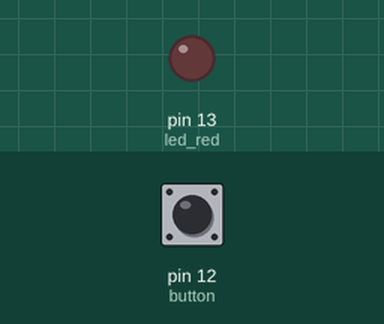
The sketch below on a simulated Arduino Uno, built with avr-gcc and run on an emulated ATmega328P. Parts: output pins drawn as LEDs (lit = HIGH). The test bench sets the inputs (shaded band); at power-on: pin 12 (button) LOW. What the sketch prints to the serial monitor is not drawn.

Above: at 0.8 s.
0.9 s: pin 12 (button) pulled HIGH for 0.15 s
At 1.3 s:
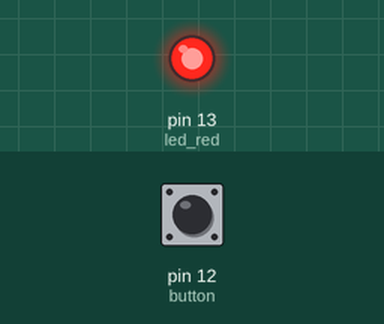
Timing chart, 0 to 7.4 s (numbered marks = the images above; inputs shaded):
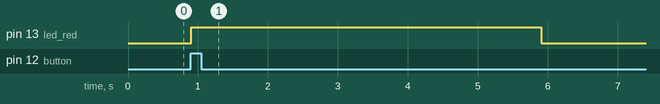

Measured:
- after the input at 0.9 s, pin 13 (led_red): LOW → HIGH at once, → LOW 5.0 s later

The sketch:

SC16A_Arduino_without_position_reporting.ino
```cpp
const char tx = 1;  //assign tx with pin 1 (transmit)
const char led_red = 13;  // assign led_red with pin 13
const char button = 12; //assign button as  pin 12
void setup()
{
 pinMode(button,INPUT); //set button (or pin 12) as input
 pinMode(tx, OUTPUT);  //set rx (or pin 0) as input
 pinMode(led_red, OUTPUT); //set led_red (or pin 13) as output
 Serial.begin(9600);  //initialize serial communication for UART with baudrate 9600 bps
 while(digitalRead(button));  //waiting button to be pressed
 while(!digitalRead(button));  //waiting button to be released
}

void loop()
{
  for(int count = 0; count < 16; count++)  //set 1st position, speed for all servo motor channels (servo motors), assignable speed value (0-63)
  {
     set_ch_pos_spd(count+1, 1250, 50);  //set position = 1250, speed = 50
  }
  digitalWrite(led_red,HIGH);  //led is on (indication)
  delay(5000);  //delay for a while  *(delay have to set longer for lower, because the servo motor require more time to reach its position)

  for(int count = 0; count < 16; count++)  //set 2nd position, speed for all servo motor channels (servo motors), assignable speed value (0-63)
  {
     set_ch_pos_spd(count+1, 150, 50);   //set position = 150, speed = 50
  }
  digitalWrite(led_red,LOW);  //led is off (indication)
  delay(5000); //delay for a while *(delay have to set longer for lower, because the servo motor require more time to reach its position)
}

void set_ch_pos_spd(unsigned char channel, unsigned int position, unsigned char velocity)
{
 /*****Position and Speed Command*****
 - 4 bytes involved
 - 1st byte: Start byte + Servo motor channel
   eg:
     0b 0 1 x x x x x x
      Start|Servo channel
       bit
 - 2 MSBs (01) is mode for position and speed command
 - the last xxxxxx can be assigned with value 1-32, where
   1 ---> select channel 1
   2 ---> select channel 2
   ....
   ....
   32 ---> select channel 32
 - 2nd byte: Position (High byte) higher 6-bit
   eg:
     0b 0 0 x x x x x x
 - the last xxxxxx can be assigned with value 0 - 63
 - 3nd byte: Position (Low byte) lower 6-bit
   eg:
     0b 0 0 x x x x x x
 - the last xxxxxx can be assigned with value 0 - 63
   **2nd byte and 3byte is the position value when combined together into 12 bits position
 - 4th byte: Speed (0-63)
   eg:
     0b 0 0 x x x x x x
 - the last xxxxxx can be assigned with value 0 - 63
 ************************************/
 unsigned char first_byte = 0;
 unsigned char high_byte = 0;
 unsigned char low_byte = 0;

 first_byte = 0b01000000 | channel;  //make up the 1st byte
 high_byte = (position >> 6) & 0b00011111;  //obtain the high byte of 12 bits position value
 low_byte = position & 0b00111111;  //obtain the low byte of 12 bits position value

 Serial.write(first_byte);  //send the 1st byte
 Serial.write(high_byte);  //send the 2nd byte
 Serial.write(low_byte);  //send the 3rd byte
 Serial.write(velocity);  //send the 4th byte
}
```
